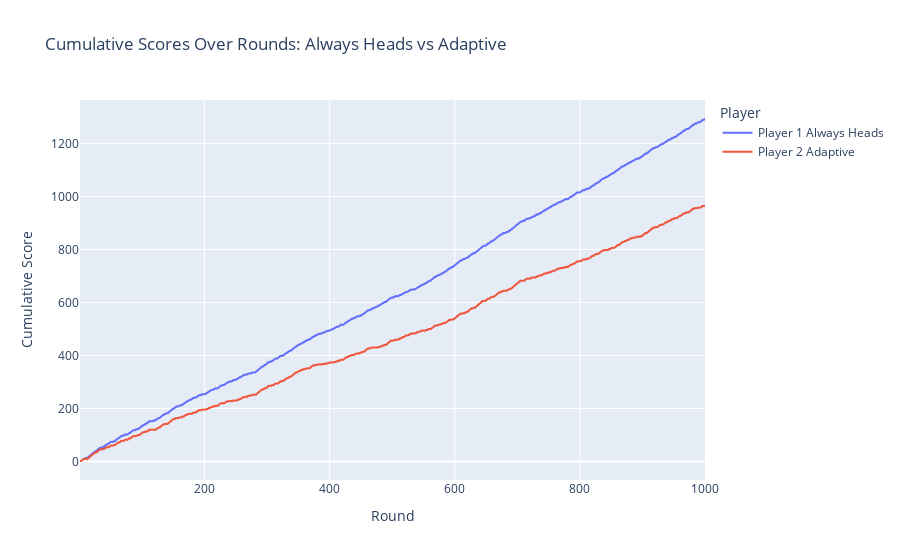

Notebook source saved alongside this figure:
### Code cell
plot_cumulative_scores(
    payoffs_p1=result["payoffs_p1"],
    payoffs_p2=result["payoffs_p2"],
    strategy_1="Always Heads",
    strategy_2="Adaptive",
)

### Figure 1 — Plotly figure (JSON) as saved in the notebook; plotly's stock layout.template omitted (floating-point values rounded to 4 significant figures; data arrays with more than 128 entries replaced by an {"elided": "..."} marker saying what was removed)
{"data": [{"hovertemplate": "Player=Player 1 Always Heads<br>Round=%{x}<br>Cumulative Score=%{y}<extra></extra>", "legendgroup": "Player 1 Always Heads", "line": {"color": "#636efa", "dash": "solid"}, "marker": {"symbol": "circle"}, "mode": "lines", "name": "Player 1 Always Heads", "showlegend": true, "type": "scattergl", "x": {"elided": "1000 int values"}, "xaxis": "x", "y": {"elided": "1000 int values"}, "yaxis": "y"}, {"hovertemplate": "Player=Player 2 Adaptive<br>Round=%{x}<br>Cumulative Score=%{y}<extra></extra>", "legendgroup": "Player 2 Adaptive", "line": {"color": "#EF553B", "dash": "solid"}, "marker": {"symbol": "circle"}, "mode": "lines", "name": "Player 2 Adaptive", "showlegend": true, "type": "scattergl", "x": {"elided": "1000 int values"}, "xaxis": "x", "y": {"elided": "1000 int values"}, "yaxis": "y"}], "layout": {"legend": {"title": {"text": "Player"}, "tracegroupgap": 0}, "title": {"text": "Cumulative Scores Over Rounds: Always Heads vs Adaptive"}, "xaxis": {"anchor": "y", "domain": [0, 1], "title": {"text": "Round"}}, "yaxis": {"anchor": "x", "domain": [0, 1], "title": {"text": "Cumulative Score"}}}}
